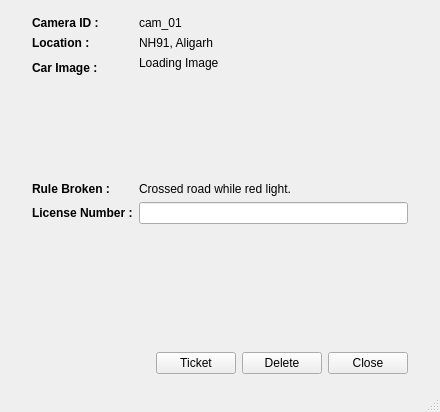
<?xml version="1.0" encoding="UTF-8"?>
<ui version="4.0">
 <class>ResourceKeyboard</class>
 <widget class="QMainWindow" name="ResourceKeyboard">
  <property name="geometry">
   <rect>
    <x>0</x>
    <y>0</y>
    <width>440</width>
    <height>412</height>
   </rect>
  </property>
  <property name="windowTitle">
   <string>Details</string>
  </property>
  <widget class="QWidget" name="centralwidget">
   <layout class="QVBoxLayout" name="verticalLayout">
    <property name="leftMargin">
     <number>32</number>
    </property>
    <property name="topMargin">
     <number>16</number>
    </property>
    <property name="rightMargin">
     <number>32</number>
    </property>
    <property name="bottomMargin">
     <number>16</number>
    </property>
    <item>
     <layout class="QFormLayout" name="formLayout">
      <item row="0" column="0">
       <widget class="QLabel" name="cam_id_label">
        <property name="font">
         <font>
          <weight>75</weight>
          <bold>true</bold>
         </font>
        </property>
        <property name="text">
         <string>Camera ID : </string>
        </property>
       </widget>
      </item>
      <item row="0" column="1">
       <widget class="QLabel" name="cam_id">
        <property name="text">
         <string>cam_01</string>
        </property>
       </widget>
      </item>
      <item row="1" column="0">
       <widget class="QLabel" name="location_label">
        <property name="font">
         <font>
          <weight>75</weight>
          <bold>true</bold>
         </font>
        </property>
        <property name="text">
         <string>Location :</string>
        </property>
       </widget>
      </item>
      <item row="1" column="1">
       <widget class="QLabel" name="location">
        <property name="text">
         <string>NH91, Aligarh</string>
        </property>
       </widget>
      </item>
      <item row="2" column="0">
       <widget class="QLabel" name="car_image_label">
        <property name="font">
         <font>
          <weight>75</weight>
          <bold>true</bold>
         </font>
        </property>
        <property name="text">
         <string>Car Image :</string>
        </property>
       </widget>
      </item>
      <item row="2" column="1">
       <widget class="QLabel" name="car_image">
        <property name="minimumSize">
         <size>
          <width>250</width>
          <height>120</height>
         </size>
        </property>
        <property name="text">
         <string>Loading Image</string>
        </property>
        <property name="alignment">
         <set>Qt::AlignLeading|Qt::AlignLeft|Qt::AlignTop</set>
        </property>
       </widget>
      </item>
     
    
      <item row="3" column="0">
       <widget class="QLabel" name="rule_label">
        <property name="font">
         <font>
          <weight>75</weight>
          <bold>true</bold>
         </font>
        </property>
        <property name="text">
         <string>Rule Broken :</string>
        </property>
       </widget>
      </item>
      <item row="3" column="1">
       <widget class="QLabel" name="rule">
        <property name="text">
         <string>Crossed road while red light.</string>
        </property>
       </widget>
      </item>
      <item row="4" column="0">
       <widget class="QLabel" name="license_number_label">
        <property name="font">
         <font>
          <weight>75</weight>
          <bold>true</bold>
         </font>
        </property>
        <property name="text">
         <string>License Number :</string>
        </property>
       </widget>
      </item>
      <item row="4" column="1">
       <widget class="QLineEdit" name="license_number_lineedit"/>
      </item>
     </layout>
    </item>
    <item>
     <layout class="QHBoxLayout" name="horizontalLayout">
      <item>
       <spacer name="horizontalSpacer">
        <property name="orientation">
         <enum>Qt::Horizontal</enum>
        </property>
        <property name="sizeHint" stdset="0">
         <size>
          <width>98</width>
          <height>20</height>
         </size>
        </property>
       </spacer>
      </item>
      <item>
       <widget class="QPushButton" name="ticket_button">
        <property name="text">
         <string>Ticket</string>
        </property>
       </widget>
      </item>
      <item>
       <widget class="QPushButton" name="delete_button">
        <property name="text">
         <string>Delete</string>
        </property>
       </widget>
      </item>
      <item>
       <widget class="QPushButton" name="close_button">
        <property name="text">
         <string>Close</string>
        </property>
       </widget>
      </item>
     </layout>
    </item>
   </layout>
  </widget>
  <widget class="QStatusBar" name="statusbar"/>
 </widget>
 <resources/>
 <connections/>
</ui>
